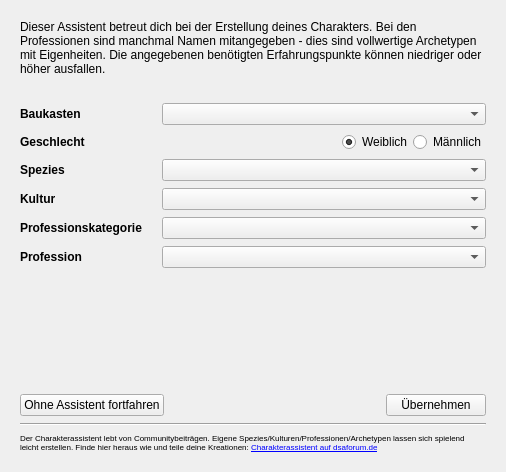
<?xml version="1.0" encoding="UTF-8"?>
<ui version="4.0">
 <class>formMain</class>
 <widget class="QWidget" name="formMain">
  <property name="windowModality">
   <enum>Qt::ApplicationModal</enum>
  </property>
  <property name="geometry">
   <rect>
    <x>0</x>
    <y>0</y>
    <width>506</width>
    <height>472</height>
   </rect>
  </property>
  <property name="sizePolicy">
   <sizepolicy hsizetype="Preferred" vsizetype="Preferred">
    <horstretch>0</horstretch>
    <verstretch>0</verstretch>
   </sizepolicy>
  </property>
  <property name="windowTitle">
   <string>Charakterassistent</string>
  </property>
  <layout class="QGridLayout" name="gridLayout" columnstretch="0,0">
   <property name="leftMargin">
    <number>20</number>
   </property>
   <property name="topMargin">
    <number>20</number>
   </property>
   <property name="rightMargin">
    <number>20</number>
   </property>
   <property name="bottomMargin">
    <number>20</number>
   </property>
   <property name="horizontalSpacing">
    <number>20</number>
   </property>
   <property name="verticalSpacing">
    <number>7</number>
   </property>
   <item row="15" column="0" colspan="2">
    <layout class="QHBoxLayout" name="horizontalLayout_3">
     <item>
      <widget class="QPushButton" name="btnCancel">
       <property name="text">
        <string>Ohne Assistent fortfahren</string>
       </property>
      </widget>
     </item>
     <item>
      <spacer name="horizontalSpacer_2">
       <property name="orientation">
        <enum>Qt::Horizontal</enum>
       </property>
       <property name="sizeHint" stdset="0">
        <size>
         <width>40</width>
         <height>20</height>
        </size>
       </property>
      </spacer>
     </item>
     <item>
      <widget class="QPushButton" name="btnAccept">
       <property name="enabled">
        <bool>true</bool>
       </property>
       <property name="minimumSize">
        <size>
         <width>100</width>
         <height>0</height>
        </size>
       </property>
       <property name="maximumSize">
        <size>
         <width>16777214</width>
         <height>16777215</height>
        </size>
       </property>
       <property name="text">
        <string>Übernehmen</string>
       </property>
      </widget>
     </item>
    </layout>
   </item>
   <item row="3" column="1">
    <widget class="QComboBox" name="cbRegeln">
     <property name="minimumSize">
      <size>
       <width>300</width>
       <height>0</height>
      </size>
     </property>
    </widget>
   </item>
   <item row="17" column="0" colspan="2">
    <widget class="QLabel" name="label">
     <property name="minimumSize">
      <size>
       <width>0</width>
       <height>0</height>
      </size>
     </property>
     <property name="font">
      <font>
       <pointsize>6</pointsize>
      </font>
     </property>
     <property name="inputMethodHints">
      <set>Qt::ImhNone</set>
     </property>
     <property name="text">
      <string>&lt;html&gt;&lt;head/&gt;&lt;body&gt;&lt;p&gt;Der Charakterassistent lebt von Communitybeiträgen. Eigene Spezies/Kulturen/Professionen/Archetypen lassen sich spielend leicht erstellen. Finde hier heraus wie und teile deine Kreationen: &lt;a href=&quot;https://dsaforum.de/viewtopic.php?f=180&amp;amp;t=56703&quot;&gt;&lt;span style=&quot; text-decoration: underline;&quot;&gt;Charakterassistent auf dsaforum.de&lt;/span&gt;&lt;/a&gt;&lt;/p&gt;&lt;/body&gt;&lt;/html&gt;</string>
     </property>
     <property name="textFormat">
      <enum>Qt::RichText</enum>
     </property>
     <property name="wordWrap">
      <bool>true</bool>
     </property>
     <property name="openExternalLinks">
      <bool>true</bool>
     </property>
     <property name="class" stdset="0">
      <string>smallText</string>
     </property>
    </widget>
   </item>
   <item row="6" column="1">
    <widget class="QComboBox" name="cbKultur"/>
   </item>
   <item row="0" column="0" colspan="2">
    <layout class="QVBoxLayout" name="verticalLayout_2">
     <item>
      <widget class="QLabel" name="label_2">
       <property name="text">
        <string>Dieser Assistent betreut dich bei der Erstellung deines Charakters. Bei den Professionen sind manchmal Namen mitangegeben - dies sind vollwertige Archetypen mit Eigenheiten. Die angegebenen benötigten Erfahrungspunkte können niedriger oder höher ausfallen.</string>
       </property>
       <property name="wordWrap">
        <bool>true</bool>
       </property>
       <property name="margin">
        <number>0</number>
       </property>
       <property name="class" stdset="0">
        <string>panel</string>
       </property>
      </widget>
     </item>
    </layout>
   </item>
   <item row="4" column="0">
    <widget class="QLabel" name="lblGeschlecht">
     <property name="font">
      <font>
       <weight>75</weight>
       <bold>true</bold>
      </font>
     </property>
     <property name="text">
      <string>Geschlecht</string>
     </property>
     <property name="class" stdset="0">
      <string>h4</string>
     </property>
    </widget>
   </item>
   <item row="3" column="0">
    <widget class="QLabel" name="lblRegeln">
     <property name="sizePolicy">
      <sizepolicy hsizetype="Preferred" vsizetype="Preferred">
       <horstretch>0</horstretch>
       <verstretch>0</verstretch>
      </sizepolicy>
     </property>
     <property name="font">
      <font>
       <weight>75</weight>
       <bold>true</bold>
      </font>
     </property>
     <property name="text">
      <string>Baukasten</string>
     </property>
     <property name="class" stdset="0">
      <string>h4</string>
     </property>
    </widget>
   </item>
   <item row="8" column="0">
    <widget class="QLabel" name="lblProfession">
     <property name="font">
      <font>
       <weight>75</weight>
       <bold>true</bold>
      </font>
     </property>
     <property name="text">
      <string>Profession</string>
     </property>
     <property name="class" stdset="0">
      <string>h4</string>
     </property>
    </widget>
   </item>
   <item row="7" column="0">
    <widget class="QLabel" name="lblProfessionKategorie">
     <property name="font">
      <font>
       <weight>75</weight>
       <bold>true</bold>
      </font>
     </property>
     <property name="text">
      <string>Professionskategorie</string>
     </property>
     <property name="class" stdset="0">
      <string>h4</string>
     </property>
    </widget>
   </item>
   <item row="4" column="1">
    <layout class="QHBoxLayout" name="horizontalLayout">
     <item>
      <spacer name="horizontalSpacer">
       <property name="orientation">
        <enum>Qt::Horizontal</enum>
       </property>
       <property name="sizeHint" stdset="0">
        <size>
         <width>40</width>
         <height>20</height>
        </size>
       </property>
      </spacer>
     </item>
     <item>
      <widget class="QRadioButton" name="btnWeiblich">
       <property name="text">
        <string>Weiblich</string>
       </property>
       <property name="checked">
        <bool>true</bool>
       </property>
      </widget>
     </item>
     <item>
      <widget class="QRadioButton" name="btnMaennlich">
       <property name="text">
        <string>Männlich</string>
       </property>
      </widget>
     </item>
    </layout>
   </item>
   <item row="5" column="0">
    <widget class="QLabel" name="lblSpezies">
     <property name="font">
      <font>
       <weight>75</weight>
       <bold>true</bold>
      </font>
     </property>
     <property name="text">
      <string>Spezies</string>
     </property>
     <property name="class" stdset="0">
      <string>h4</string>
     </property>
    </widget>
   </item>
   <item row="5" column="1">
    <widget class="QComboBox" name="cbSpezies">
     <property name="minimumSize">
      <size>
       <width>300</width>
       <height>0</height>
      </size>
     </property>
    </widget>
   </item>
   <item row="1" column="0">
    <spacer name="verticalSpacer_2">
     <property name="orientation">
      <enum>Qt::Vertical</enum>
     </property>
     <property name="sizeType">
      <enum>QSizePolicy::Fixed</enum>
     </property>
     <property name="sizeHint" stdset="0">
      <size>
       <width>20</width>
       <height>20</height>
      </size>
     </property>
    </spacer>
   </item>
   <item row="16" column="0" colspan="2">
    <widget class="Line" name="line">
     <property name="orientation">
      <enum>Qt::Horizontal</enum>
     </property>
    </widget>
   </item>
   <item row="11" column="0">
    <spacer name="verticalSpacer">
     <property name="orientation">
      <enum>Qt::Vertical</enum>
     </property>
     <property name="sizeHint" stdset="0">
      <size>
       <width>20</width>
       <height>40</height>
      </size>
     </property>
    </spacer>
   </item>
   <item row="6" column="0">
    <widget class="QLabel" name="lblKultur">
     <property name="font">
      <font>
       <weight>75</weight>
       <bold>true</bold>
      </font>
     </property>
     <property name="text">
      <string>Kultur</string>
     </property>
     <property name="class" stdset="0">
      <string>h4</string>
     </property>
    </widget>
   </item>
   <item row="7" column="1">
    <widget class="QComboBox" name="cbProfessionKategorie"/>
   </item>
   <item row="8" column="1">
    <widget class="QComboBox" name="cbProfession"/>
   </item>
  </layout>
 </widget>
 <tabstops>
  <tabstop>cbRegeln</tabstop>
  <tabstop>btnWeiblich</tabstop>
  <tabstop>btnMaennlich</tabstop>
  <tabstop>cbSpezies</tabstop>
  <tabstop>cbKultur</tabstop>
  <tabstop>cbProfessionKategorie</tabstop>
  <tabstop>cbProfession</tabstop>
  <tabstop>btnCancel</tabstop>
  <tabstop>btnAccept</tabstop>
 </tabstops>
 <resources/>
 <connections/>
</ui>
